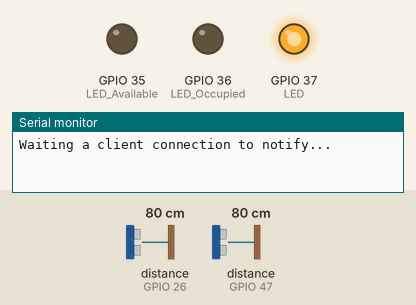
Simulated run of this sketch. Board: ESP32. Parts: output pins drawn as LEDs (lit = HIGH), the last lines printed to the serial monitor. The inputs (shaded band) are chosen by the test bench; at power-on: distance to the obstacle (sensors on GPIO 26, GPIO 47) 80 cm. The echo pulse lasts 58.3 µs per cm; nothing arrives over Bluetooth unless stated; a phone connects over Bluetooth LE 3 s after start.

Above: at 0.1 s.
At 1.2 s:
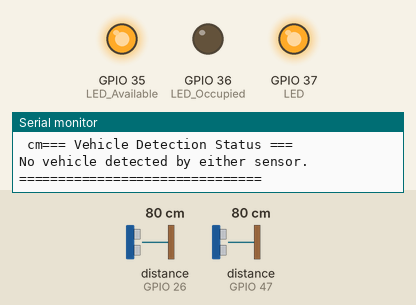
1.3 s: distance to the obstacle (sensor on GPIO 26) set to 51 cm
4.3 s: distance to the obstacle (sensor on GPIO 26) set to 45 cm
At 7.6 s:
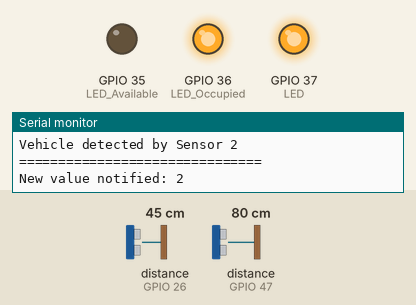
Timing chart, 0 to 9.1 s (numbered marks = the images above; inputs shaded):
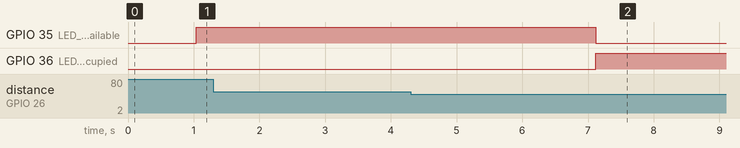

Measured:
- the behaviour switches between 49 and 48 cm on distance to the obstacle (sensor on GPIO 26) (found by bisection; images 1 and 2)
- after the input at 4.3 s, GPIO 35 (LED_Available): HIGH → LOW after 2.8 s; GPIO 36 (LED_Occupied): LOW → HIGH after 2.8 s

The sketch:

ard_ble.ino
```cpp
// (licence header left out)
#include <BLEDevice.h>
#include <BLEServer.h>
#include <BLEUtils.h>
#include <BLE2902.h>
#include <NewPing.h>


#define upper_limit_inCM  130

#define Trig1  33  // Sensor 1 Trigger
#define Echo1  47   // Sensor 1 Echo

#define Trig2  21   // Sensor 2 Trigger
#define Echo2  26 // Sensor 2 Echo


#define LED_Occupied    36
#define LED_Available   35

#define Max_distance 400
#define Threshold_inCM 50
#define Sample_duration 1000
#define Sample_interval 50

NewPing sonar1(Trig1, Echo1, Max_distance);
NewPing sonar2(Trig2, Echo2, Max_distance);


//Sensor state set up
bool sensor1_detect = false;
bool sensor2_detect = false;


BLEServer* pServer = NULL;
BLECharacteristic* pSensorCharacteristic = NULL;
bool deviceConnected = false;
bool oldDeviceConnected = false;
uint32_t value = 0;


//Device Setup parameters
// See the following for generating UUIDs: https://www.uuidgenerator.net/

/*
  When assigning additional sensors, the following needs to be done:

  - Change the DEVICE_NUM (used for naming and device reports)
  - Add a new UUID
  - Update the parking mode indicated
  - Ensure the server side also is updated to accomodate the additional sensor (UUID, physical display, etc)

*/
#define SERVICE_UUID        "19b10000-e8f2-537e-4f6c-d104768a1214"


//LED indicator sensor pins
#define LED   37     //A
// #define LED 38      //B
// #define LED   48     //S
// #define LED 34     //V


//Uncomment for Sensor0
 #define SENSOR_CHARACTERISTIC_UUID "19b10001-e8f2-537e-4f6c-d104768a1214"
 #define DEVICE_NUM    "0"
 String device_mode = "A";

//Uncomment for Sensor1
//#define SENSOR_CHARACTERISTIC_UUID "19b10002-e8f2-537e-4f6c-d104768a1214"
//#define DEVICE_NUM    "1"
//String device_mode = "A";


class MyServerCallbacks: public BLEServerCallbacks {
  void onConnect(BLEServer* pServer) {
    deviceConnected = true;
  };

  void onDisconnect(BLEServer* pServer) {
    deviceConnected = false;
  }
};


void setup() {


  Serial.begin(115200);


  //initialize LED pins as outputs
  //  pinMode(LEDA, OUTPUT);
 // pinMode(LEDB, OUTPUT);
  pinMode(LED, OUTPUT);
  //pinMode(LEDV, OUTPUT);
  pinMode(LED_Occupied, OUTPUT);
  pinMode(LED_Available, OUTPUT);

  // Create the BLE Device
  String device_id = String("ESP32-Sensor") + String(DEVICE_NUM);
  BLEDevice::init(device_id);


  // Create the BLE Server
  pServer = BLEDevice::createServer();
  pServer->setCallbacks(new MyServerCallbacks());

  // Create the BLE Service
  BLEService *pService = pServer->createService(SERVICE_UUID);

  // Create a BLE Characteristic
  pSensorCharacteristic = pService->createCharacteristic(
                      SENSOR_CHARACTERISTIC_UUID,
                      BLECharacteristic::PROPERTY_READ   |
                      BLECharacteristic::PROPERTY_WRITE  |
                      BLECharacteristic::PROPERTY_NOTIFY |
                      BLECharacteristic::PROPERTY_INDICATE
                    );

  // https://www.bluetooth.com/specifications/gatt/viewer?attributeXmlFile=org.bluetooth.descriptor.gatt.client_characteristic_configuration.xml
  // Create a BLE Descriptor
  pSensorCharacteristic->addDescriptor(new BLE2902());

  // Start the service
  pService->start();

  // Start advertising
  BLEAdvertising *pAdvertising = BLEDevice::getAdvertising();
  pAdvertising->addServiceUUID(SERVICE_UUID);
  pAdvertising->setScanResponse(false);
  pAdvertising->setMinPreferred(0x0);  // set value to 0x00 to not advertise this parameter
  BLEDevice::startAdvertising();
  Serial.println("Waiting a client connection to notify...");
}


void loop() {


  digitalWrite(LED, HIGH);

  //cases for led modes
  //how can we make cases : idea , we want led to light up depending on what sensor youre looking at
   // determine what led turns on


  unsigned long startTime = millis();
  int count1 = 0, count2 = 0;
  int sum1 = 0, sum2 = 0;

  while (millis() - startTime < Sample_duration) {
    int distance1 = sonar1.ping_cm();
    int distance2 = sonar2.ping_cm();

    if (distance1 > 0) {
      sum1 += distance1;
      count1++;
    }

    if (distance2 > 0) {
      sum2 += distance2;
      count2++;
    }

    delay(Sample_interval);
  }

  float avgDistance1 = -1;
  float avgDistance2 = -1;


 //take averages of sensor distances collected over duration of sample size

 if (count1 > 0) {
  avgDistance1 = (float)sum1 / count1;
  }

 if (count2 > 0) {
  avgDistance2 = (float)sum2 / count2;
 }

// sets boolean state to detecting to true if average distance is greater than zero and average distance is less than the threshold

 sensor1_detect = (avgDistance1 > 0 &&avgDistance1 < Threshold_inCM);
 sensor2_detect = (avgDistance2 > 0 &&avgDistance2 < Threshold_inCM);


//now, we need to determine what mode the device is in (what spot its in), create a state for each mode?
 Serial.println(avgDistance1);   Serial.print(" cm");

 Serial.println(avgDistance2);   Serial.print(" cm");
  bool available;     // initialize availability to be passed to website
  int distance = 0;  // initialize distance to be passed to website

Serial.println("=== Vehicle Detection Status ===");


  if (sensor1_detect && !sensor2_detect) {
    Serial.println("Using Sensor 1");
    Serial.print("Avg Distance: "); Serial.print(avgDistance1); Serial.println(" cm");
    Serial.println("Vehicle detected by Sensor 1");
    available = true;
    distance = avgDistance1;

   // digitalWrite(LED_Occupied, High);
    //digitalWrite(LED_Available,Low);

  } else if (!sensor1_detect && sensor2_detect) {
    Serial.println("Using Sensor 2");
    Serial.print("Avg Distance: "); Serial.print(avgDistance2); Serial.println(" cm");
    Serial.println("Vehicle detected by Sensor 2");
    available = true;
    distance = avgDistance2;
    //digitalrite(LED_Occupied, High);
    //digitalWrite(LED_Available,Low);

  } else if (sensor1_detect && sensor2_detect) {
    Serial.println("Both sensors detect vehicle. Prioritizing Sensor 1.");
    Serial.print("Avg Distance (Sensor 1): "); Serial.print(avgDistance1); Serial.println(" cm");
    Serial.println("Vehicle detected by Sensor 1");
    available = true;
    distance  = avgDistance1;  // can change but if both sensors are detecting a vehicle, prioritize sensor 1
    //digitalWrite(LED_Occupied, HIGH);
    //digitalWrite(LED_Available,Low);

  } else {  // this else statement will be true if both senors aren't detecting a vehicle
    Serial.println("No vehicle detected by either sensor.");
    available = false;
    distance = 0;

    if(avgDistance1 > avgDistance2) {
      distance = avgDistance1;
    }
    if(avgDistance2 > avgDistance1){
      distance = avgDistance2;
    }
   // digitalWrite(LED_Available, HIGH);
    //digitalWrite(LED_Occupied, LOW);
  }

  Serial.println("===============================\n");

  // Available as written above is true when the spot is occupied
  //Server expects true when spot is free, so flip before sending
  available = !available;


  if(sensor1_detect || sensor2_detect){
    digitalWrite(LED_Available, LOW);
    digitalWrite(LED_Occupied, HIGH);

  }


  if(!sensor1_detect && !sensor2_detect) {
    digitalWrite(LED_Occupied, LOW);
    digitalWrite(LED_Available, HIGH);

  }


  // notify changed value
  if (deviceConnected) {
    //Device reports in format: ID, Type, Occupancy status, Distance
    //Depending on how multi device support is implemented, having ID could be redundant
    //If using float or double for distance, need to consider type conversions: Length and potential type conversion issues
    String device_report = String(DEVICE_NUM)+"," +device_mode +"," + String(available) +"," + String(distance);

    pSensorCharacteristic->setValue(String(device_report).c_str());
    // pSensorCharacteristic->setValue(String(value).c_str());
    pSensorCharacteristic->notify();
    value++;
    Serial.print("New value notified: ");
    Serial.println(value);
    delay(3000); // bluetooth stack will go into congestion, if too many packets are sent, in 6 hours test i was able to go as low as 3ms
  }
  // disconnecting
  if (!deviceConnected && oldDeviceConnected) {
    Serial.println("Device disconnected.");
    delay(500); // give the bluetooth stack the chance to get things ready
    pServer->startAdvertising(); // restart advertising
    Serial.println("Start advertising");
    oldDeviceConnected = deviceConnected;
  }
  // connecting
  if (deviceConnected && !oldDeviceConnected) {
    // do stuff here on connecting
    oldDeviceConnected = deviceConnected;
    Serial.println("Device Connected");
  }
}
```
